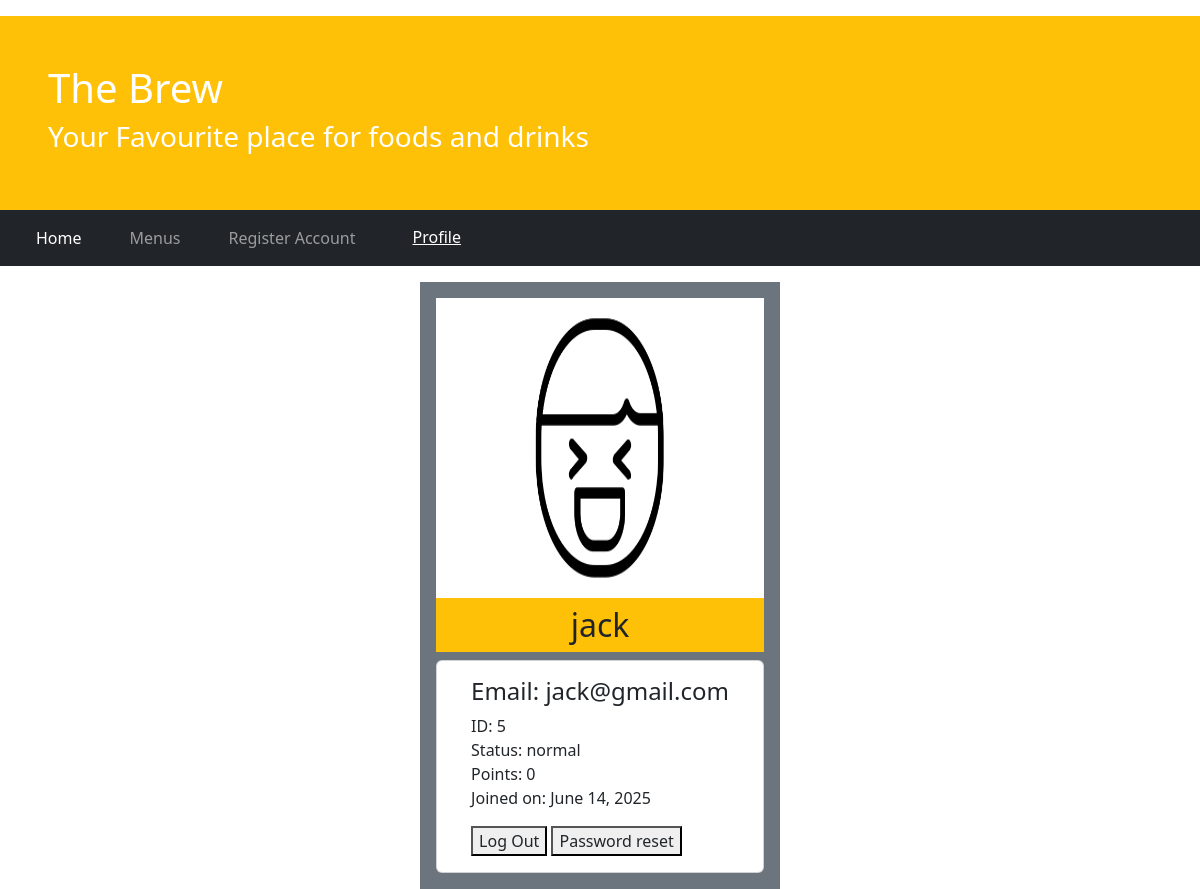
Screenshot of /profile/5/ with the database file from the repository.
### TheBrew/models.py (models this page shows, shortened)
class Profile(models.Model):
    STATUS_CHOICES = [
        ('normal', 'Normal'),
        ('diamond', 'Diamond'),
    ]
    name = models.OneToOneField(User, on_delete=models.CASCADE)
    status = models.CharField(max_length=10, choices=STATUS_CHOICES, default='normal')
    points = models.IntegerField(default=0)
    created_at = models.DateField(auto_now_add=True)

### TheBrew/views.py (the view)
# urls.py: path('profile/<int:id>/',views.profile, name='profile'),
def profile(request,id):
    user=Profile.objects.get(name__id=id)
    if not user:
        print("User not found")
    return render(request, 'profile.html', {"data": user })

### TheBrew/templates/profile.html (shortened to what this page needs)
{% load static %}
<!DOCTYPE html>
<html lang="en">
<head>
    <link href="https://cdn.jsdelivr.net/npm/bootstrap@5.3.3/dist/css/bootstrap.min.css" rel="stylesheet">
</head>
<body>
    <div class="container-fluid bg-warning text-white p-5 mt-3">
        <h1>The Brew</h1>
        <h3>Your Favourite place for foods and drinks</h3>
    </div>
    <nav class="navbar navbar-expand-sm bg-dark navbar-dark">
    <div class="container-fluid">
        <ul class="navbar-nav">
        <li class="nav-item px-3">
            <a class="nav-link active" href="{% url 'home' %}">Home</a>
        </li>
        <li class="nav-item px-3">
            <a class="nav-link" id="menu-tab" href="{% url 'menu' %}" >Menus</a>
        </li>
        <li class="nav-item px-3">
            <a class="nav-link" href="{% url 'register' %}" id="register-tab">Register Account </a>
        </li>
        <li class="nav-item px-3">
            <button class="btn btn-link text-white nav-item px-3" id="profile-btn">Profile</button>
        </li>
        </ul>
    </div>
    </nav>
        {% if data %}
            <div class="container mt-3 bg-secondary p-3" style="width:30%">
                <div class="bg-white center" >
                    <img src="{% static 'image/smile.png' %}" width="50%" height="300px" style="margin-left: 25%; padding:15px">
                </div>
                <h2 class="bg-warning text-center p-2" style="width:100%">{{ data.name.username }}</h2>
                <div class="card" style="width:100%">
                    <div class="card-body mx-auto my-auto">
                    <h4 class="card-title">Email: {{ data.name.email }} </h4>
                    <p class="card-text"><bold>
                        ID: {{ data.name.id }}<br>
                        Status: {{ data.status }}<br>
                        Points: {{ data.points }}<br>
                        Joined on: {{ data.created_at }}<br></bold>
                    </p>
                    <button class="text-dark" id="logout-btn">Log Out</button>
                    <button class="text-dark" id="psw-btn">Password reset</button>
                </div>
            </div>
        {% else %}
            <p>No profile found.</p>
        {% endif %}
</body>
</html>

### rows the page displays
Profile: name.username "jack", name.email "jack@gmail.com", name.id "5", status "normal", points "0", created_at "June 14, 2025"
